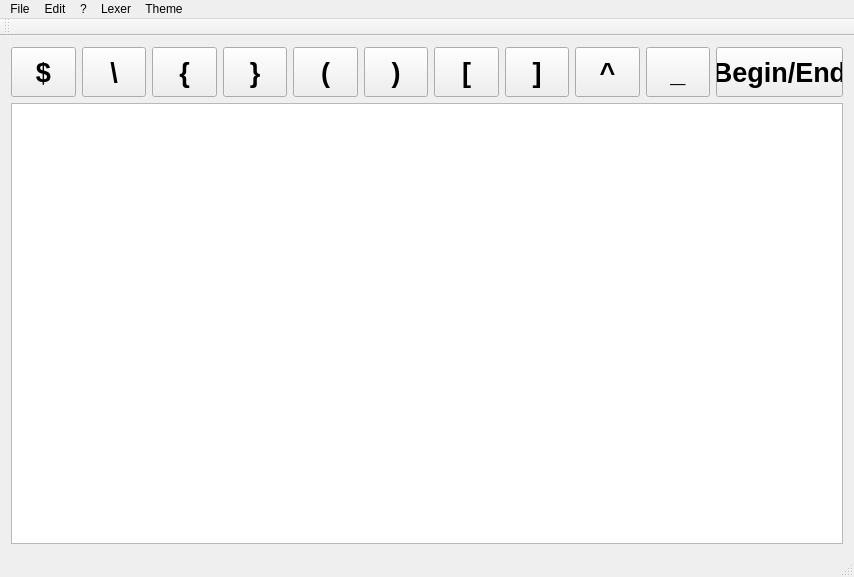
<?xml version="1.0" encoding="UTF-8"?>
<ui version="4.0">
 <class>MainWindow</class>
 <widget class="QMainWindow" name="MainWindow">
  <property name="geometry">
   <rect>
    <x>0</x>
    <y>0</y>
    <width>854</width>
    <height>577</height>
   </rect>
  </property>
  <property name="windowTitle">
   <string>MainWindow</string>
  </property>
  <widget class="QWidget" name="centralWidget">
   <layout class="QGridLayout" name="gridLayout">
    <item row="0" column="0">
     <layout class="QVBoxLayout" name="MainLayout">
      <item>
       <layout class="QHBoxLayout" name="ButtonLayout" stretch="0,0,0,0,0,0,0,0,0,0,0">
        <property name="sizeConstraint">
         <enum>QLayout::SetNoConstraint</enum>
        </property>
        <item>
         <widget class="QPushButton" name="dollarButton">
          <property name="sizePolicy">
           <sizepolicy hsizetype="Fixed" vsizetype="Fixed">
            <horstretch>0</horstretch>
            <verstretch>0</verstretch>
           </sizepolicy>
          </property>
          <property name="minimumSize">
           <size>
            <width>50</width>
            <height>50</height>
           </size>
          </property>
          <property name="font">
           <font>
            <pointsize>20</pointsize>
            <weight>75</weight>
            <bold>true</bold>
           </font>
          </property>
          <property name="text">
           <string>$</string>
          </property>
         </widget>
        </item>
        <item>
         <widget class="QPushButton" name="backslashButton">
          <property name="sizePolicy">
           <sizepolicy hsizetype="Fixed" vsizetype="Fixed">
            <horstretch>0</horstretch>
            <verstretch>0</verstretch>
           </sizepolicy>
          </property>
          <property name="minimumSize">
           <size>
            <width>50</width>
            <height>50</height>
           </size>
          </property>
          <property name="font">
           <font>
            <pointsize>20</pointsize>
            <weight>75</weight>
            <bold>true</bold>
           </font>
          </property>
          <property name="text">
           <string>\</string>
          </property>
         </widget>
        </item>
        <item>
         <widget class="QPushButton" name="laccolButton">
          <property name="sizePolicy">
           <sizepolicy hsizetype="Fixed" vsizetype="Fixed">
            <horstretch>0</horstretch>
            <verstretch>0</verstretch>
           </sizepolicy>
          </property>
          <property name="minimumSize">
           <size>
            <width>50</width>
            <height>50</height>
           </size>
          </property>
          <property name="font">
           <font>
            <pointsize>20</pointsize>
            <weight>75</weight>
            <bold>true</bold>
           </font>
          </property>
          <property name="text">
           <string>{</string>
          </property>
         </widget>
        </item>
        <item>
         <widget class="QPushButton" name="raccolButton">
          <property name="sizePolicy">
           <sizepolicy hsizetype="Fixed" vsizetype="Fixed">
            <horstretch>0</horstretch>
            <verstretch>0</verstretch>
           </sizepolicy>
          </property>
          <property name="minimumSize">
           <size>
            <width>50</width>
            <height>50</height>
           </size>
          </property>
          <property name="font">
           <font>
            <pointsize>20</pointsize>
            <weight>75</weight>
            <bold>true</bold>
           </font>
          </property>
          <property name="text">
           <string>}</string>
          </property>
         </widget>
        </item>
        <item>
         <widget class="QPushButton" name="lparentButton">
          <property name="sizePolicy">
           <sizepolicy hsizetype="Fixed" vsizetype="Fixed">
            <horstretch>0</horstretch>
            <verstretch>0</verstretch>
           </sizepolicy>
          </property>
          <property name="minimumSize">
           <size>
            <width>50</width>
            <height>50</height>
           </size>
          </property>
          <property name="font">
           <font>
            <pointsize>20</pointsize>
            <weight>75</weight>
            <bold>true</bold>
           </font>
          </property>
          <property name="text">
           <string>(</string>
          </property>
         </widget>
        </item>
        <item>
         <widget class="QPushButton" name="rparentButton">
          <property name="sizePolicy">
           <sizepolicy hsizetype="Fixed" vsizetype="Fixed">
            <horstretch>0</horstretch>
            <verstretch>0</verstretch>
           </sizepolicy>
          </property>
          <property name="minimumSize">
           <size>
            <width>50</width>
            <height>50</height>
           </size>
          </property>
          <property name="font">
           <font>
            <pointsize>20</pointsize>
            <weight>75</weight>
            <bold>true</bold>
           </font>
          </property>
          <property name="text">
           <string>)</string>
          </property>
         </widget>
        </item>
        <item>
         <widget class="QPushButton" name="lbracketButton">
          <property name="sizePolicy">
           <sizepolicy hsizetype="Fixed" vsizetype="Fixed">
            <horstretch>0</horstretch>
            <verstretch>0</verstretch>
           </sizepolicy>
          </property>
          <property name="minimumSize">
           <size>
            <width>50</width>
            <height>50</height>
           </size>
          </property>
          <property name="font">
           <font>
            <pointsize>20</pointsize>
            <weight>75</weight>
            <bold>true</bold>
           </font>
          </property>
          <property name="text">
           <string>[</string>
          </property>
         </widget>
        </item>
        <item>
         <widget class="QPushButton" name="rbracketButton">
          <property name="sizePolicy">
           <sizepolicy hsizetype="Fixed" vsizetype="Fixed">
            <horstretch>0</horstretch>
            <verstretch>0</verstretch>
           </sizepolicy>
          </property>
          <property name="minimumSize">
           <size>
            <width>50</width>
            <height>50</height>
           </size>
          </property>
          <property name="font">
           <font>
            <pointsize>20</pointsize>
            <weight>75</weight>
            <bold>true</bold>
           </font>
          </property>
          <property name="text">
           <string>]</string>
          </property>
         </widget>
        </item>
        <item>
         <widget class="QPushButton" name="aboveButton">
          <property name="minimumSize">
           <size>
            <width>50</width>
            <height>50</height>
           </size>
          </property>
          <property name="font">
           <font>
            <pointsize>20</pointsize>
            <weight>75</weight>
            <bold>true</bold>
           </font>
          </property>
          <property name="text">
           <string>^</string>
          </property>
         </widget>
        </item>
        <item>
         <widget class="QPushButton" name="underButton">
          <property name="minimumSize">
           <size>
            <width>50</width>
            <height>50</height>
           </size>
          </property>
          <property name="font">
           <font>
            <pointsize>20</pointsize>
            <weight>75</weight>
            <bold>true</bold>
           </font>
          </property>
          <property name="text">
           <string>_</string>
          </property>
         </widget>
        </item>
        <item>
         <widget class="QPushButton" name="beginEndButton">
          <property name="minimumSize">
           <size>
            <width>100</width>
            <height>50</height>
           </size>
          </property>
          <property name="font">
           <font>
            <pointsize>20</pointsize>
            <weight>75</weight>
            <bold>true</bold>
           </font>
          </property>
          <property name="text">
           <string>Begin/End</string>
          </property>
         </widget>
        </item>
       </layout>
      </item>
      <item>
       <widget class="QTextEdit" name="editor">
        <property name="font">
         <font>
          <family>Monospace</family>
          <pointsize>14</pointsize>
         </font>
        </property>
       </widget>
      </item>
     </layout>
    </item>
   </layout>
  </widget>
  <widget class="QMenuBar" name="menuBar">
   <property name="geometry">
    <rect>
     <x>0</x>
     <y>0</y>
     <width>854</width>
     <height>19</height>
    </rect>
   </property>
   <widget class="QMenu" name="menuFile">
    <property name="title">
     <string>File</string>
    </property>
    <addaction name="actionOpen"/>
    <addaction name="actionSave"/>
    <addaction name="actionQuit"/>
   </widget>
   <widget class="QMenu" name="menuEdit">
    <property name="title">
     <string>Edit</string>
    </property>
   </widget>
   <widget class="QMenu" name="menu">
    <property name="title">
     <string>?</string>
    </property>
   </widget>
   <widget class="QMenu" name="menuLexer">
    <property name="title">
     <string>Lexer</string>
    </property>
    <addaction name="actionBash"/>
    <addaction name="actionLaTeX"/>
    <addaction name="actionMarkdown"/>
    <addaction name="actionOrg_mode"/>
   </widget>
   <widget class="QMenu" name="menuTheme">
    <property name="title">
     <string>Theme</string>
    </property>
    <addaction name="actionZenburn"/>
    <addaction name="actionSolarized_dark"/>
   </widget>
   <addaction name="menuFile"/>
   <addaction name="menuEdit"/>
   <addaction name="menu"/>
   <addaction name="menuLexer"/>
   <addaction name="menuTheme"/>
  </widget>
  <widget class="QToolBar" name="mainToolBar">
   <attribute name="toolBarArea">
    <enum>TopToolBarArea</enum>
   </attribute>
   <attribute name="toolBarBreak">
    <bool>false</bool>
   </attribute>
  </widget>
  <widget class="QStatusBar" name="statusBar"/>
  <action name="actionOpen">
   <property name="text">
    <string>Open</string>
   </property>
   <property name="shortcut">
    <string>Ctrl+O</string>
   </property>
  </action>
  <action name="actionQuit">
   <property name="text">
    <string>Quit</string>
   </property>
   <property name="shortcut">
    <string>Ctrl+Q</string>
   </property>
  </action>
  <action name="actionSave">
   <property name="text">
    <string>Save</string>
   </property>
   <property name="shortcut">
    <string>Ctrl+S</string>
   </property>
  </action>
  <action name="actionLaTeX">
   <property name="text">
    <string>LaTeX</string>
   </property>
  </action>
  <action name="actionBash">
   <property name="text">
    <string>Bash</string>
   </property>
  </action>
  <action name="actionMarkdown">
   <property name="text">
    <string>Markdown</string>
   </property>
  </action>
  <action name="actionOrg_mode">
   <property name="text">
    <string>org-mode</string>
   </property>
  </action>
  <action name="actionZenburn">
   <property name="text">
    <string>zenburn</string>
   </property>
  </action>
  <action name="actionSolarized_dark">
   <property name="text">
    <string>solarized-dark</string>
   </property>
  </action>
 </widget>
 <layoutdefault spacing="6" margin="11"/>
 <resources/>
 <connections>
  <connection>
   <sender>actionQuit</sender>
   <signal>triggered()</signal>
   <receiver>MainWindow</receiver>
   <slot>close()</slot>
   <hints>
    <hint type="sourcelabel">
     <x>-1</x>
     <y>-1</y>
    </hint>
    <hint type="destinationlabel">
     <x>426</x>
     <y>288</y>
    </hint>
   </hints>
  </connection>
 </connections>
</ui>
